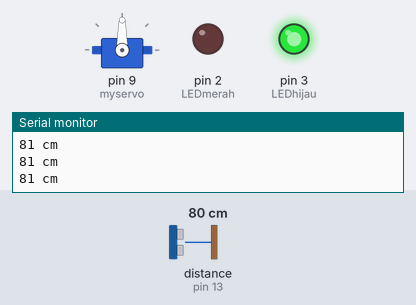
Recording of a sketch running on a simulated Arduino Uno, built with avr-gcc and run on an emulated ATmega328P. Shown: servo, output pins drawn as LEDs (lit = HIGH), the last lines printed to the serial monitor. Dashed ring = blinking. Inputs (shaded band) come from the test bench; at power-on: distance to the obstacle (sensor on pin 13) 80 cm. The echo pulse lasts 58.3 µs per cm.

Above: at 1.2 s.
1.3 s: distance to the obstacle (sensor on pin 13) set to 17 cm
2.8 s: distance to the obstacle (sensor on pin 13) set to 14 cm
At 3.06 s:
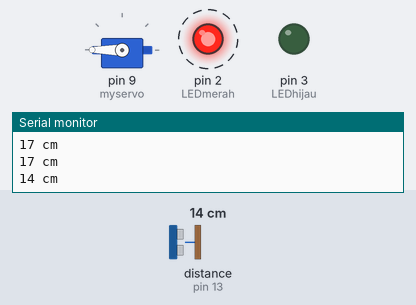
5.8 s: distance to the obstacle (sensor on pin 13) set to 18 cm
At 6.21 s:
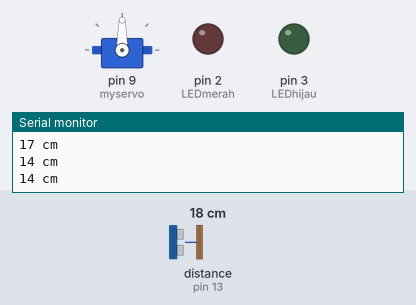
7.9 s: distance to the obstacle (sensor on pin 13) set to 2 cm
At 9.07 s:
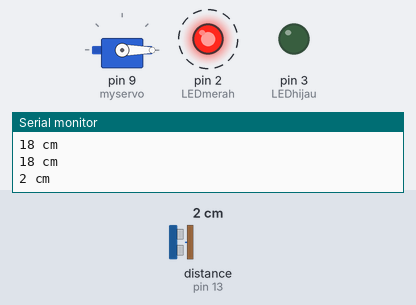
Timing chart, 0 to 11.9 s (numbered marks = the images above; inputs shaded):
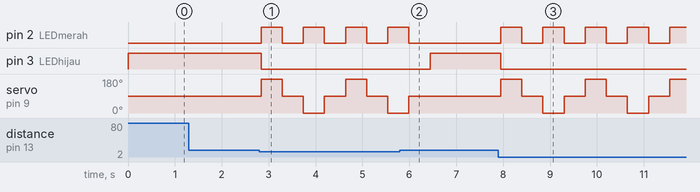

The sketch:

sketch_jun4b.ino
```cpp
#include <NewPing.h>
#include <Servo.h>

#define trigPin 12
#define echoPin 13
#define MAX_DISTANCE 500 // Set jarak maksimal 500cm

NewPing sonar(trigPin, echoPin, MAX_DISTANCE);
Servo myservo;

const int LEDmerah = 2;
const int LEDhijau = 3;

void setup() {
  Serial.begin(115200);

  pinMode(LEDmerah, OUTPUT);
  pinMode(LEDhijau, OUTPUT);

  myservo.attach(9); // Set servo pada pin PWM 9
  myservo.write(90); // Posisi awal servo standby di 90 derajat
}

void loop() {
  // OPTIMASI: Menggunakan fungsi bawaan NewPing yang jauh lebih cepat dan akurat
  int jarak = sonar.ping_cm();

  // Jika hasil pantulan 0, berarti objek di luar jangkauan (MAX_DISTANCE)
  if (jarak == 0) {
    jarak = MAX_DISTANCE;
  }

  Serial.print(jarak);
  Serial.println(" cm");

  if (jarak <= 15 && jarak > 0) {
    // Kondisi jika objek dekat (< 15cm)
    digitalWrite(LEDhijau, LOW);

    // Gerakan servo: 90 -> 180 -> 0 -> kembali ke 90
    digitalWrite(LEDmerah, HIGH);
    myservo.write(180);
    delay(450);

    digitalWrite(LEDmerah, LOW);
    myservo.write(90);
    delay(450);

    digitalWrite(LEDmerah, HIGH);
    myservo.write(0);
    delay(450);

    digitalWrite(LEDmerah, LOW);
    myservo.write(90);
    delay(450);
  }
  else {
    // Kondisi jika objek jauh / aman
    digitalWrite(LEDmerah, LOW);
    digitalWrite(LEDhijau, HIGH);
    myservo.write(90);
    delay(50);
  }
}
```

Measured:
- the behaviour switches between 16 and 15 cm on distance to the obstacle (sensor on pin 13) (found by bisection; images 0 and 1)
- after the input at 2.8 s, pin 2 (LEDmerah): alternates HIGH for 0.45 s and LOW for 0.45 s, starting at once; pin 3 (LEDhijau): HIGH → LOW at once; servo on pin 9 (myservo): 90° → 180° at once, → 90° 0.45 s later, → 0° 0.45 s later, → 90° 0.45 s later, … (7 changes in this stretch)
- after the input at 5.8 s, pin 2 (LEDmerah): goes on until 6.0 s, then stays LOW; pin 3 (LEDhijau): LOW → HIGH after 0.64 s; servo on pin 9 (myservo): goes on until 6.0 s, then stays 90°
- after the input at 7.9 s, pin 2 (LEDmerah): alternates HIGH for 0.45 s and LOW for 0.45 s, starting after 0.05 s; pin 3 (LEDhijau): HIGH → LOW after 0.05 s; servo on pin 9 (myservo): 90° → 180° after 0.05 s, → 90° 0.45 s later, → 0° 0.45 s later, → 90° 0.45 s later, … (9 changes in this stretch)
